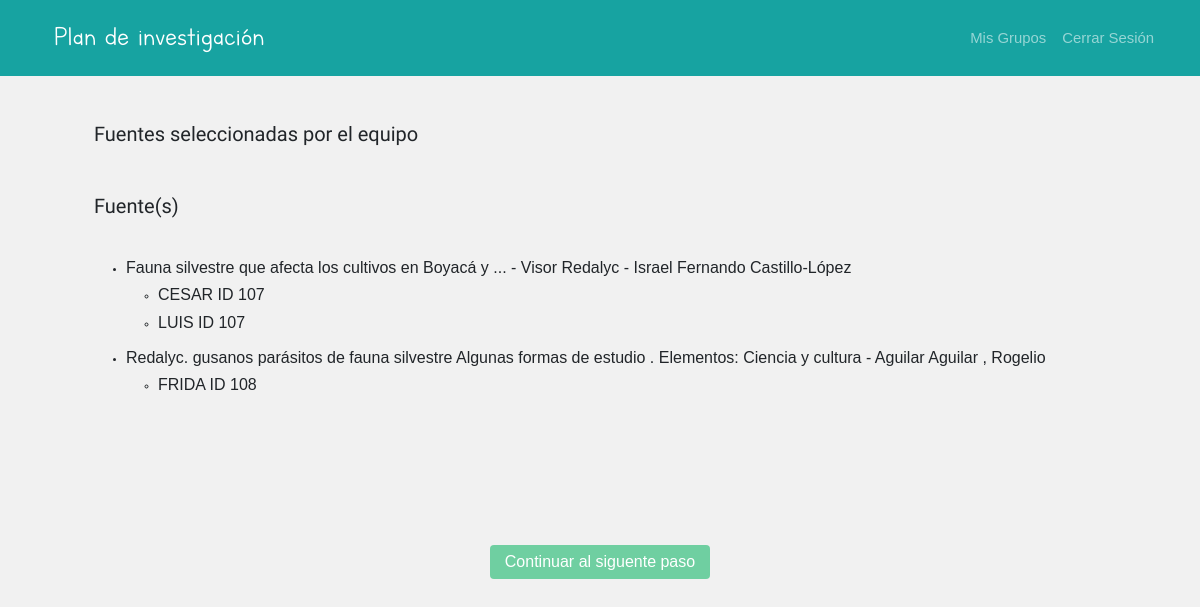
The page /estudiante/Grupo/1/Tema/6/EvaluarFuentes/PlanDeInvestigaciónPaso2 (signed in) on the database its author committed.
### AMCE/models.py (models this page shows)
class Fuente(models.Model):
	TIPO_FUENTE_CHOISES = (
        ('0', 'LIBRO'),
        ('1', 'REVISTA'),
        ('2', 'PERIODICO'),
        ('3', 'SITIO WEB'),
        ('4', 'VIDEO'),
        ('5', 'IMAGEN')
    )
	TIPO_RECURSO_CHOISES = (
        ('0', 'ARCHIVO'),
        ('1', 'ENLACE'),
    )
	titulo = models.CharField('Título', max_length=60)
	autor = models.CharField('Autor', max_length=60,null=True)
	fecha_publicacion = models.DateField(null=True)
	lugar = models.CharField('Lugar de Publicación', max_length=60,null=True)
	tipo_fuente = models.CharField('Tipo de Fuente', max_length=1, choices=TIPO_FUENTE_CHOISES)
	tipo_recurso = models.CharField('Tipo de Recurso', max_length=1, choices=TIPO_RECURSO_CHOISES)
	enlace = models.CharField('Enlace', max_length=120)
	id_defproblema = models.ForeignKey(DefinirProblema, on_delete=models.CASCADE,null=True)
	votos = models.IntegerField(default=0)
	ganadora = models.BooleanField(default=False)
	def __str__(self):
		return str(self.titulo) + ' - ' + self.autor

class EvaluacionFuentesSel(models.Model):
	comentario = models.TextField(null=True)
	id_fuente = models.ForeignKey(Fuente, on_delete=models.CASCADE,null=True)
	id_estudiante = models.ForeignKey(Estudiante, on_delete=models.CASCADE, related_name='estudianteEvFuente', null=True)
	id_defproblema = models.ForeignKey(DefinirProblema, on_delete=models.CASCADE, related_name='definirproblemaEvFuente',null=True)

### AMCE/templates/estudiante/EvFuPlanInvestigación.html (shortened to what this page needs)
{% extends "estudiante/base_mainpage.html" %}
{% load static %}
{% block header_ctxt %}
    <div class="nav-bar-title navbar-brand"> Plan de investigación</div>
{% endblock %}
{% block inner_content %}
    <br>
    <div >
            <h3> <p style="font-family: 'Capriola'; font-size: 20px;">Fuentes seleccionadas por el equipo
            </p></h3>
            <br>
            <br>
            <h3> <p style="font-family: 'Capriola'; font-size: 20px;"> Fuente(s) </p></h3>
            <br>
            <br>
            {% for i in fuentesEquipoGanadoras %}
            <ul>
                <li><h6>{{ i }} </h6></li>
                {% for j in ejemplo %}
                    {% if i.id == j.id_fuente.id %}
                    <ul>
                        <li><h6>{{ j.comentario }} </h6></li>
                    </ul>
                    {% endif%}
            {% endfor %}
            </ul>
            {% endfor %}
            <br>
            <br>
            <br>
            <br>
            <br>
            <br>
            <br>
            <br>
        <center>
            <br> <a name="profesor" class="btn btn-primary" class="close" href="{% url 'AMCE:seleccionFuentes' id_grupo=id_grupo id_tema=id_tema %}" style=" background-color: #6FCFA1;
border: 0px; padding: 5px 15px;">Continuar al siguente paso</a> </center>
    </div>
{% endblock %}

### static/css/header.css (style rules this page uses)
p { display: inline; }

### static/css/feedStyle.css (style rules this page uses)
body { background: #FFFFFF; font-size: 62.5%; font-family: 'Varela Round', Helvetica, Arial, serif; }
p { font-size: 1rem; }
a { font-size: .93rem; text-decoration: none; color: black; }

### static/css/custom.css (style rules this page uses)
body { background-color: #f1f1f1; }
.nav-bar-title { font-family: 'Letter-for-learns'; font-size: 23pt; }

### rows shown on the page
Fuente: titulo+autor "Fauna silvestre que afecta los cultivos en Boyacá y ... - Visor Redalyc - Israel Fernando Castillo-López"
EvaluacionFuentesSel: comentario "CESAR ID 107"
EvaluacionFuentesSel: comentario "LUIS ID 107"
Fuente: titulo+autor "Redalyc. gusanos parásitos de fauna silvestre Algunas formas de estudio . Elementos: Ciencia y cultura - Aguilar Aguilar , Rogelio"
EvaluacionFuentesSel: comentario "FRIDA ID 108"
